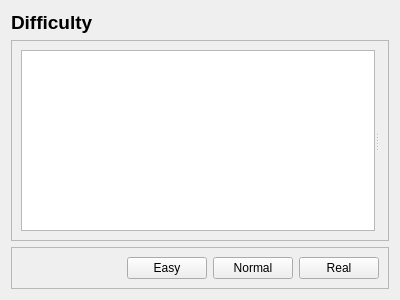
<?xml version="1.0" encoding="UTF-8"?>
<ui version="4.0">
 <class>DifficultyPage</class>
 <widget class="QWidget" name="DifficultyPage">
  <property name="geometry">
   <rect>
    <x>0</x>
    <y>0</y>
    <width>400</width>
    <height>300</height>
   </rect>
  </property>
  <property name="windowTitle">
   <string>Form</string>
  </property>
  <layout class="QVBoxLayout" name="verticalLayout">
   <item>
    <widget class="QLabel" name="pageName">
     <property name="font">
      <font>
       <pointsize>14</pointsize>
       <weight>75</weight>
       <bold>true</bold>
      </font>
     </property>
     <property name="text">
      <string>Difficulty</string>
     </property>
    </widget>
   </item>
   <item>
    <widget class="QFrame" name="frame">
     <property name="frameShape">
      <enum>QFrame::StyledPanel</enum>
     </property>
     <property name="frameShadow">
      <enum>QFrame::Raised</enum>
     </property>
     <layout class="QHBoxLayout" name="horizontalLayout_2">
      <item>
       <widget class="QSplitter" name="splitter">
        <property name="orientation">
         <enum>Qt::Horizontal</enum>
        </property>
        <widget class="QListWidget" name="list"/>
        <widget class="QStackedWidget" name="stack">
         <property name="currentIndex">
          <number>-1</number>
         </property>
        </widget>
       </widget>
      </item>
     </layout>
    </widget>
   </item>
   <item>
    <widget class="QFrame" name="frame_2">
     <property name="frameShape">
      <enum>QFrame::StyledPanel</enum>
     </property>
     <property name="frameShadow">
      <enum>QFrame::Raised</enum>
     </property>
     <layout class="QHBoxLayout" name="horizontalLayout">
      <item>
       <spacer name="horizontalSpacer_2">
        <property name="orientation">
         <enum>Qt::Horizontal</enum>
        </property>
        <property name="sizeHint" stdset="0">
         <size>
          <width>18</width>
          <height>20</height>
         </size>
        </property>
       </spacer>
      </item>
      <item>
       <widget class="QPushButton" name="easyButton">
        <property name="text">
         <string>Easy</string>
        </property>
       </widget>
      </item>
      <item>
       <widget class="QPushButton" name="normalButton">
        <property name="text">
         <string>Normal</string>
        </property>
       </widget>
      </item>
      <item>
       <widget class="QPushButton" name="realButton">
        <property name="text">
         <string>Real</string>
        </property>
       </widget>
      </item>
     </layout>
    </widget>
   </item>
  </layout>
 </widget>
 <resources/>
 <connections/>
</ui>
